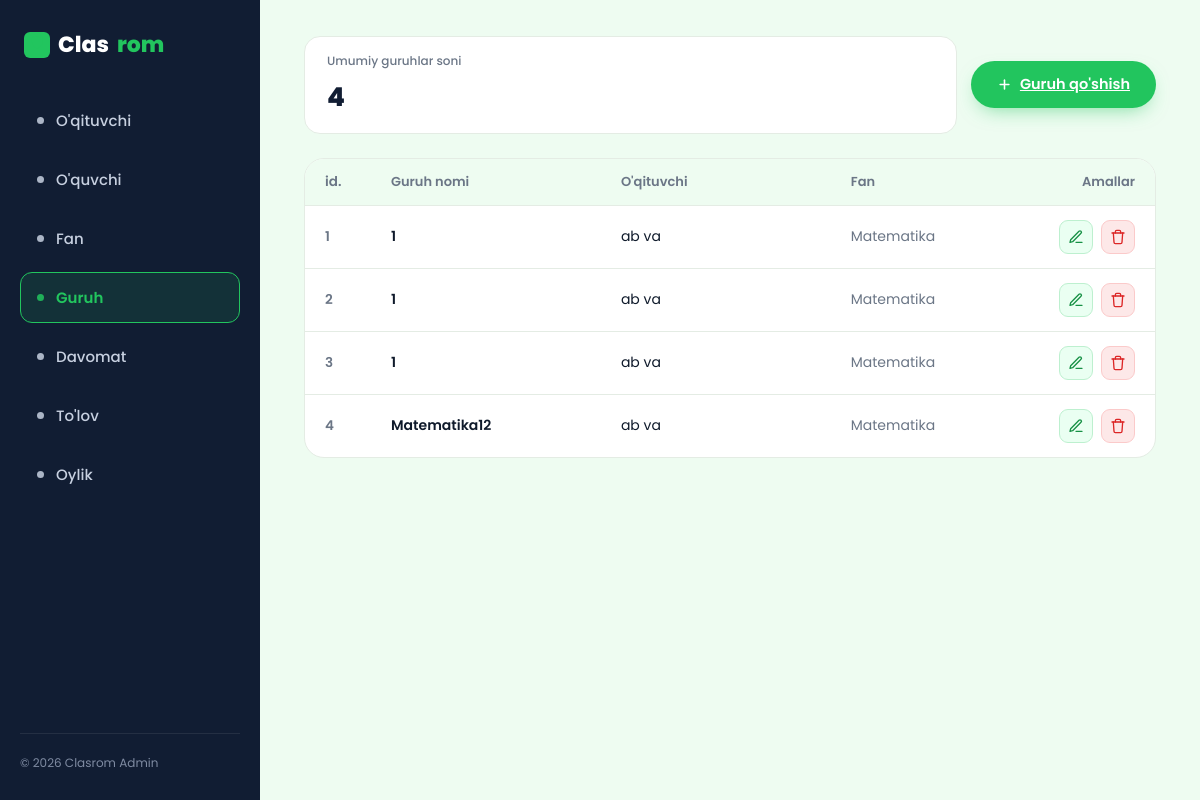
/groups/cseo/groups_list/, run on the app's committed database.
### groups/models.py (models this page shows)
class Groups(models.Model):
    name = models.CharField(max_length=55)
    teacher = models.ForeignKey(User, on_delete=models.CASCADE, related_name='teacher_groups')
    subject = models.ForeignKey(Subject,on_delete=models.CASCADE)
    created_at = models.DateField(auto_now_add=True)
    start_time = models.TimeField()
    end_time = models.TimeField()
    days = models.CharField(max_length=55)

class Subject(models.Model):
    name = models.CharField(max_length=55)
    created_at = models.DateField(auto_now=True)

### accounts/models.py (models this page shows)
class User(AbstractUser):
    ROLE = (
        ('ceo','Ceo'),
        ('teacher','Teacher'),
        ('student','Student'),
        ('none','none')
    )
    phone = models.CharField(max_length=55)
    role = models.CharField(max_length=20, choices=ROLE, default='student')

### groups/views.py (the view)
# urls.py: path('cseo/groups_list/', GroupListView.as_view(), name='group_list'),
class GroupListView(View):
    def get(self, request):
        groups = Groups.objects.select_related('teacher', 'subject').all()
        context = {'groups': groups}
        return render(request, 'ceo/groups/groups_list.html', context)

### templates/ceo/groups/groups_list.html (shortened to what this page needs)
{% load static %}
<!DOCTYPE html>
<html lang="uz">
<head>
<link rel="stylesheet" href="{% static 'ceo/groups/groups.css' %}">
</head>
<body>
<aside class="sidebar">
  <div class="logo"><span class="shield">🛡</span>Clas<span>rom</span></div>
  <nav class="nav">
    <a href="{% url 'accounts:teacher_list' %}" class="nav-item"><span class="dot"></span>O'qituvchi</a>
    <a href="{% url 'accounts:student' %}" class="nav-item"><span class="dot"></span>O'quvchi</a>
    <a href="{% url 'groups:subject_list' %}" class="nav-item"><span class="dot"></span>Fan</a>
    <a href="{% url 'groups:group_list' %}" class="nav-item active"><span class="dot"></span>Guruh</a>
    <a href="{% url 'attendance:group_list' %}" class="nav-item"><span class="dot"></span>Davomat</a>
    <a href="#" class="nav-item"><span class="dot"></span>To'lov</a>
    <a href="#" class="nav-item"><span class="dot"></span>Oylik</a>
  </nav>
  <div class="sidebar-foot">© 2026 Clasrom Admin</div>
</aside>
<main class="main">
  <div class="sl-stats">
    <div class="sl-stat">
      <div class="sl-stat-label">Umumiy guruhlar soni</div>
      <div class="sl-stat-num">{{ groups|length }}</div>
    </div>
    <a href="{% url 'groups:add_groups' %}" class="btn btn-add sl-add">
      <svg width="15" height="15" viewBox="0 0 24 24" fill="none" stroke="currentColor" stroke-width="2.5" stroke-linecap="round"><line x1="12" y1="5" x2="12" y2="19"/><line x1="5" y1="12" x2="19" y2="12"/></svg>
      Guruh qo'shish
    </a>
  </div>
  <div class="sl-table-wrap">
    <div class="sl-table-head" style="display: grid; grid-template-columns: 50px 1.2fr 1.2fr 1fr 90px;">
      <span class="sl-col-id">id.</span>
      <span>Guruh nomi</span>
      <span>O'qituvchi</span>
      <span>Fan</span>
      <span style="text-align: right;">Amallar</span>
    </div>
    {% for group in groups %}
    <a href="{% url 'groups:group_detail' group.id %}" class="group-link-row">
      <div class="sl-row" style="display: grid; grid-template-columns: 50px 1.2fr 1.2fr 1fr 90px; align-items: center;">
        <span class="sl-col-id">{{ forloop.counter }}</span>
        <span style="font-size: 14px; font-weight: 600; color: var(--text);">{{ group.name }}</span>
        <span style="font-size: 14px; color: var(--text);">{{ group.teacher.first_name }} {{ group.teacher.last_name }}</span>
        <span style="font-size: 14px; color: var(--muted);">{{ group.subject.name }}</span>
        <div class="sl-row-actions" style="justify-content: flex-end;" onclick="event.preventDefault(); event.stopPropagation();">
          <a href="#" class="icon-btn edit" title="Tahrirlash">
            <svg viewBox="0 0 24 24" fill="none" stroke="currentColor" stroke-width="2" stroke-linecap="round" stroke-linejoin="round"><path d="M12 20h9"/><path d="M16.5 3.5a2.12 2.12 0 0 1 3 3L7 19l-4 1 1-4Z"/></svg>
          </a>
          <a href="#" class="icon-btn del" title="O'chirish">
            <svg viewBox="0 0 24 24" fill="none" stroke="currentColor" stroke-width="2" stroke-linecap="round" stroke-linejoin="round"><path d="M3 6h18"/><path d="M8 6V4a2 2 0 0 1 2-2h4a2 2 0 0 1 2 2v2"/><path d="M19 6l-1 14a2 2 0 0 1-2 2H8a2 2 0 0 1-2-2L5 6"/></svg>
          </a>
        </div>
      </div>
    </a>
    {% empty %}
    <div class="sl-row" style="justify-content: center; color: #888; padding: 20px;">
      <span>Hozircha guruhlar mavjud emas</span>
    </div>
    {% endfor %}
  </div>
</main>
</body>
</html>

### static/ceo/groups/groups.css (style rules this page uses)
:root { --green:#22c55e; --green-dark:#189146; --navy:#111d33; --navy-soft:#18263f; --cream:#eefcf1; --pink:#f87171; --pink-soft:#fde8e8; --text:#0f1a2b; --muted:#6b7686; --border:#e4ece4; --white:#ffffff; }
* { box-sizing:border-box; margin:0; padding:0; }
body { font-family:'Poppins', sans-serif; background:var(--cream); color:var(--text); display:flex; min-height:100vh; }
.sidebar { width:260px; background:var(--navy); color:#fff; display:flex; flex-direction:column; padding:28px 20px; position:sticky; top:0; height:100vh; flex-shrink:0; }
.logo { display:flex; align-items:center; gap:8px; font-size:22px; font-weight:800; margin-bottom:34px; padding-left:4px; }
.logo span { color:var(--green); }
.logo .shield { width:26px;height:26px; background:var(--green); border-radius:6px; display:flex;align-items:center;justify-content:center; font-size:14px; }
.nav { display:flex; flex-direction:column; gap:8px; }
.nav-item { display:flex; align-items:center; gap:12px; padding:13px 16px; border-radius:12px; color:#c7d0e0; font-weight:500; font-size:15px; cursor:pointer; border:1.5px solid transparent; transition:all .15s ease; background:none; text-decoration:none; }
.nav-item.active { background:rgba(34,197,94,.12); border-color:var(--green); color:var(--green); font-weight:600; }
.nav-item .dot { width:7px;height:7px; border-radius:50%; background:currentColor; opacity:.85; }
.sidebar-foot { margin-top:auto; padding-top:20px; border-top:1px solid rgba(255,255,255,.08); font-size:12px; color:#7f8ba2; }
.main { flex:1; padding:36px 44px; min-width:0; }
.btn { border:none; cursor:pointer; font-family:inherit; font-weight:600; border-radius:999px; transition:transform .12s ease, box-shadow .12s ease; }
.btn-add { background:var(--green); color:#fff; padding:13px 26px; font-size:14.5px; display:flex; align-items:center; gap:8px; box-shadow:0 8px 20px -8px rgba(34,197,94,.6); }
.icon-btn { width:34px;height:34px; border-radius:9px; border:1.5px solid transparent; display:flex;align-items:center;justify-content:center; cursor:pointer; background:none; }
.icon-btn.edit { border-color:#bdf0cf; background:#eafff2; color:var(--green-dark); }
.icon-btn.del { border-color:#fbcaca; background:var(--pink-soft); color:#dc2626; }
.icon-btn svg { width:16px; height:16px; }
.sl-stats { display:flex; align-items:stretch; gap:14px; margin-bottom:24px; flex-wrap:wrap; }
.sl-stat { background:#fff; border:1.5px solid var(--border); border-radius:16px; padding:16px 22px; min-width:160px; flex:1; }
.sl-stat-label { font-size:12px; color:var(--muted); font-weight:500; margin-bottom:8px; line-height:1.4; }
.sl-stat-num { font-size:26px; font-weight:800; color:var(--navy); }
.sl-add { margin-left:auto; align-self:center; white-space:nowrap; }
.sl-table-wrap { background:#fff; border:1.5px solid var(--border); border-radius:20px; overflow:hidden; }
.sl-table-head { display:flex; align-items:center; padding:13px 20px; border-bottom:1.5px solid var(--border); background:var(--cream); font-size:13px; font-weight:600; color:var(--muted); gap:16px; }
.sl-row { display:flex; align-items:center; padding:14px 20px; border-bottom:1px solid var(--border); gap:16px; transition:background .12s ease; }
.sl-row:last-child { border-bottom:none; }
.sl-col-id { width:36px; flex-shrink:0; font-size:13.5px; color:var(--muted); font-weight:600; }
.sl-row-actions { display:flex; gap:8px; flex-shrink:0; }

### templates/ceo/groups/groups_list.html (style rules this page uses)
.group-link-row { text-decoration: none; color: inherit; display: contents; }

### data on the page
Groups: name "1", teacher.first_name "ab", teacher.last_name "va", subject.name "Matematika"
Groups: name "1", teacher.first_name "ab", teacher.last_name "va", subject.name "Matematika"
Groups: name "1", teacher.first_name "ab", teacher.last_name "va", subject.name "Matematika"
Groups: name "Matematika12", teacher.first_name "ab", teacher.last_name "va", subject.name "Matematika"

### other printed values
{{ groups|length }} "4"
